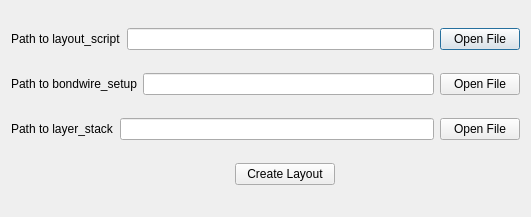
<?xml version="1.0" encoding="UTF-8"?>
<ui version="4.0">
 <class>Macro_Input_Paths</class>
 <widget class="QDialog" name="Macro_Input_Paths">
  <property name="geometry">
   <rect>
    <x>0</x>
    <y>0</y>
    <width>531</width>
    <height>217</height>
   </rect>
  </property>
  <property name="windowTitle">
   <string>Initial Structure and Layout</string>
  </property>
  <layout class="QVBoxLayout" name="verticalLayout">
   <item>
    <layout class="QHBoxLayout" name="horizontalLayout_2">
     <item>
      <widget class="QLabel" name="label_2">
       <property name="text">
        <string>Path to layout_script</string>
       </property>
      </widget>
     </item>
     <item>
      <widget class="QLineEdit" name="lineEdit_2"/>
     </item>
     <item>
      <widget class="QPushButton" name="btn_open_layout">
       <property name="sizePolicy">
        <sizepolicy hsizetype="Maximum" vsizetype="Fixed">
         <horstretch>0</horstretch>
         <verstretch>0</verstretch>
        </sizepolicy>
       </property>
       <property name="minimumSize">
        <size>
         <width>0</width>
         <height>0</height>
        </size>
       </property>
       <property name="maximumSize">
        <size>
         <width>85</width>
         <height>16777215</height>
        </size>
       </property>
       <property name="text">
        <string>Open File</string>
       </property>
      </widget>
     </item>
    </layout>
   </item>
   <item>
    <layout class="QHBoxLayout" name="horizontalLayout_6">
     <item>
      <widget class="QLabel" name="label_5">
       <property name="text">
        <string>Path to bondwire_setup</string>
       </property>
      </widget>
     </item>
     <item>
      <widget class="QLineEdit" name="lineEdit_5"/>
     </item>
     <item>
      <widget class="QPushButton" name="btn_open_bondwire">
       <property name="sizePolicy">
        <sizepolicy hsizetype="Maximum" vsizetype="Fixed">
         <horstretch>0</horstretch>
         <verstretch>0</verstretch>
        </sizepolicy>
       </property>
       <property name="minimumSize">
        <size>
         <width>0</width>
         <height>0</height>
        </size>
       </property>
       <property name="maximumSize">
        <size>
         <width>85</width>
         <height>16777215</height>
        </size>
       </property>
       <property name="text">
        <string>Open File</string>
       </property>
      </widget>
     </item>
    </layout>
   </item>
   <item>
    <layout class="QHBoxLayout" name="horizontalLayout_4">
     <item>
      <widget class="QLabel" name="label_4">
       <property name="text">
        <string>Path to layer_stack</string>
       </property>
      </widget>
     </item>
     <item>
      <widget class="QLineEdit" name="lineEdit_4"/>
     </item>
     <item>
      <widget class="QPushButton" name="btn_open_layout_stack">
       <property name="sizePolicy">
        <sizepolicy hsizetype="Maximum" vsizetype="Fixed">
         <horstretch>0</horstretch>
         <verstretch>0</verstretch>
        </sizepolicy>
       </property>
       <property name="minimumSize">
        <size>
         <width>0</width>
         <height>0</height>
        </size>
       </property>
       <property name="maximumSize">
        <size>
         <width>85</width>
         <height>16777215</height>
        </size>
       </property>
       <property name="text">
        <string>Open File</string>
       </property>
      </widget>
     </item>
    </layout>
   </item>
   <item>
    <layout class="QHBoxLayout" name="horizontalLayout_5">
     <item>
      <spacer name="horizontalSpacer_2">
       <property name="orientation">
        <enum>Qt::Horizontal</enum>
       </property>
       <property name="sizeType">
        <enum>QSizePolicy::Minimum</enum>
       </property>
       <property name="sizeHint" stdset="0">
        <size>
         <width>40</width>
         <height>20</height>
        </size>
       </property>
      </spacer>
     </item>
     <item>
      <widget class="QPushButton" name="btn_create_project">
       <property name="sizePolicy">
        <sizepolicy hsizetype="Maximum" vsizetype="Fixed">
         <horstretch>0</horstretch>
         <verstretch>0</verstretch>
        </sizepolicy>
       </property>
       <property name="maximumSize">
        <size>
         <width>100</width>
         <height>16777215</height>
        </size>
       </property>
       <property name="text">
        <string>Create Layout</string>
       </property>
      </widget>
     </item>
    </layout>
   </item>
  </layout>
 </widget>
 <resources/>
 <connections/>
</ui>
